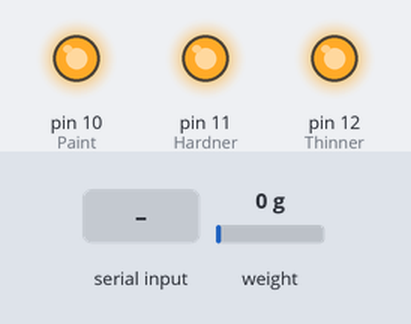
The sketch below on a simulated Arduino Uno, built with avr-gcc and run on an emulated ATmega328P. Shown: output pins drawn as LEDs (lit = HIGH). Dashed ring = blinking. Inputs (shaded band) come from the test bench; at power-on: weight on the scale 0 g. What the sketch prints to the serial monitor is not drawn.

Above: at 3.6 s.
3.7 s: "F90\n" received over Serial
At 6.3 s:
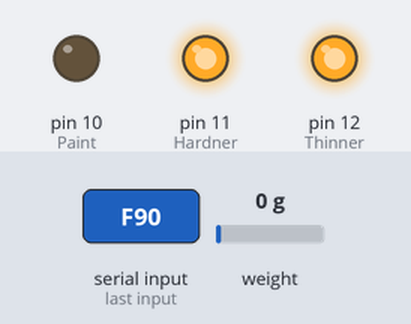
6.6 s: weight on the scale set to 61 g
9.6 s: weight on the scale set to 73 g
At 10.8 s:
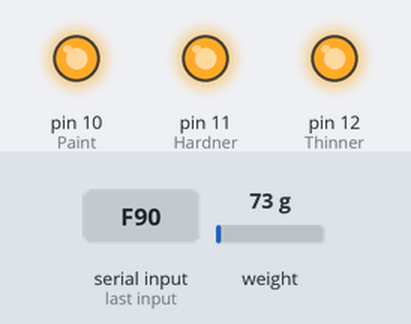
12.6 s: weight on the scale set to 87 g
At 15.4 s:
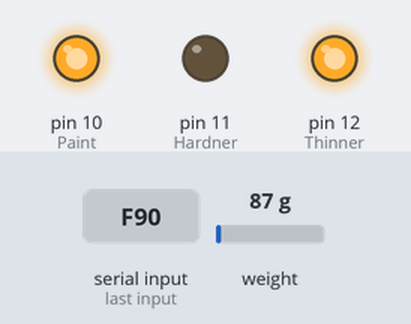
15.6 s: weight on the scale set to 139 g
18.6 s: weight on the scale set to 166 g
At 19.4 s:
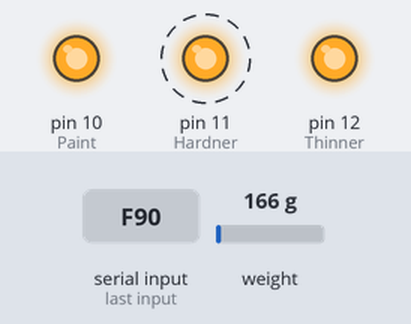
Timing chart, 0 to 22.6 s (numbered marks = the images above; inputs shaded):
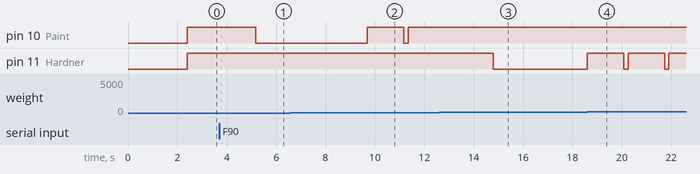

Measured:
- the behaviour switches between 69 and 70 g on weight on the scale (found by bisection; images 1 and 2)
- the behaviour switches between 79 and 80 g on weight on the scale (found by bisection; images 2 and 3)
- the behaviour switches between 156 and 157 g on weight on the scale (found by bisection; images 3 and 4)
- after the input at 3.7 s, pin 10 (Paint): HIGH → LOW after 1.5 s
- after the input at 9.6 s, pin 10 (Paint): LOW → HIGH after 0.10 s, → LOW 1.5 s later, → HIGH 0.18 s later
- after the input at 12.6 s, pin 10 (Paint): stops changing and stays HIGH; pin 11 (Hardner): HIGH → LOW after 2.2 s
- after the input at 18.6 s, pin 11 (Hardner): alternates HIGH for 1.5 s and LOW for 0.18 s, starting at once

The sketch:

paint-mixer-slave.ino
```cpp
#include <HX711_ADC.h>
#include <EEPROM.h>

const int densityPaint= 1; //g/ml
const int densityHardner= 1; //g/ml
const int densityThinner= 1; //g/ml

//pins
const int Paint=10;
const int Hardner=11;
const int Thinner=12;
const int HX711_dout = 4; //mcu > HX711 dout pin
const int HX711_sck = 5; //mcu > HX711 sck pin

//HX711 constructor:
HX711_ADC LoadCell(HX711_dout, HX711_sck);
const int calVal_eepromAdress = 0;

//global variables
float lastWeight;


void setup() {
  // put your setup code here, to run once:
  Serial.begin(57600);
  Serial.println("Starting...");
  loadcellStartup();
  pumpStartup();
}

void loop() {
  // put your main code here, to run repeatedly:


  if (Serial.available() > 0) {
    char rChar = Serial.read(); // Read the incoming byte (character)
    Serial.print(rChar); // Echo the received character to the Serial Monitor
    // Determine action based on received character
    switch(rChar) {
      case 'M':
       // Handle manual control based on further serial input
       manual();
        break;
      case 'F':
        // Handle fill operation
        readFill();
        break;
      // Add cases for other operations as needed
    }
  }


//Fill(100,25,25,50);

printLoad(1);

}

float readLoad(){

 static boolean newDataReady = 0;

  // check for new data/start next conversion:
  if (LoadCell.update()) newDataReady = true;

  // get value from the loadcell:
  if (newDataReady) {
      float i = LoadCell.getData();
      newDataReady = 0;
      lastWeight=i;
    }
    return lastWeight;
}

void printLoad(int j){
  for (int i = 0;i < j; i++) {
      float w=readLoad();
      Serial.print("Load_cell output val: ");
      Serial.println(w);
    }

}

void pumpStartup(){
  pinMode(Paint, OUTPUT);
  pinMode(Hardner, OUTPUT);
  pinMode(Thinner, OUTPUT);

  digitalWrite(Paint, HIGH);
  digitalWrite(Hardner, HIGH);
  digitalWrite(Thinner, HIGH);
}

void loadcellStartup(){
  LoadCell.begin();
  //LoadCell.setReverseOutput(); //uncomment to turn a negative output value to positive
  float calibrationValue; // calibration value (see example file "Calibration.ino")
  calibrationValue = 696.0; // uncomment this if you want to set the calibration value in the sketch
  EEPROM.get(calVal_eepromAdress, calibrationValue); // uncomment this if you want to fetch the calibration value from eeprom

  unsigned long stabilizingtime = 2000; // preciscion right after power-up can be improved by adding a few seconds of stabilizing time
  boolean _tare = true; //set this to false if you don't want tare to be performed in the next step
  LoadCell.start(stabilizingtime, _tare);
  if (LoadCell.getTareTimeoutFlag()) {
    Serial.println("Timeout, check MCU>HX711 wiring and pin designations");
    while (1);
  }
  else {
    LoadCell.setCalFactor(calibrationValue); // set calibration value (float)
    Serial.println("Startup is complete");
  }

}

void pumpsOff(){
  digitalWrite(Paint, HIGH);
  digitalWrite(Hardner, HIGH);
  digitalWrite(Thinner, HIGH);
}


void manual(){
  delay(15);
  while (Serial.available() > 0) {
    delay(20);
    char mChar = Serial.read(); // Read the incoming byte (character)
    Serial.print(mChar); // Echo the received character to the Serial Monitor

    // Determine action based on received character
    if (mChar=='1'){digitalWrite(Paint, LOW);}
    else if (mChar=='2'){digitalWrite(Hardner, LOW);}
    else if (mChar=='3'){digitalWrite(Thinner, LOW);}
    else if (mChar=='4'){
      digitalWrite(Paint, LOW);
      digitalWrite(Hardner, LOW);
      digitalWrite(Thinner, LOW);
      }
  }
  pumpsOff();
}

void Fillml(int comp, int ml){ //fills a set amount of ml on top of existing liquid
 int density;
 if(comp==Paint){density=densityPaint;}
 else if(comp==Hardner){density=densityHardner;}
 else if(comp==Thinner){density=densityThinner;}

  float local_w=0;
  float old_w=readLoad();
  while (local_w<ml*density){
  digitalWrite(comp, LOW);
  local_w=readLoad()-old_w;
  Serial.print("Load_cell output val: ");
  Serial.println(local_w);
  }
  digitalWrite(comp, HIGH);
}

void Fillml_accurate(int comp, int ml){ //accuratly fill liquid
  int density=0;
  if(comp==Paint){density=densityPaint;}
  else if(comp==Hardner){density=densityHardner;}
  else if(comp==Thinner){density=densityThinner;}


  float alocal_w=0;
  printLoad(300);
  float aold_w=readLoad();
  Fillml(comp,ml-10); //coarse

  for (int i = 0;i < 300; i++) {
    alocal_w=readLoad()-aold_w;
    Serial.print("Load_cell output val: ");
    Serial.println(alocal_w);
  }

  alocal_w=readLoad()-aold_w;

  if(comp!=Paint){
    while (alocal_w<(ml*density)-1){ //medium
      digitalWrite(comp, LOW);
      delay(500);
      digitalWrite(comp, HIGH);

      for (int i = 0;i < 300; i++) {
        alocal_w=readLoad()-aold_w;
        Serial.print("Load_cell output val: ");
        Serial.println(alocal_w);
      }
    }
  }

  while (alocal_w<(ml*density)){ //fine
     digitalWrite(comp, LOW);
     delay(175);
     digitalWrite(comp, HIGH);

    for (int i = 0;i < 300; i++) {
    alocal_w=readLoad()-aold_w;
    Serial.print("Load_cell output val: ");
    Serial.println(alocal_w);
    }

  }
}

void Fill(float totalml,float PaintPercent, float HardnerPercent,float ThinnerPercent){ //takes in the total amount of wanted paint and the percentages of the different components
  totalml-=0.5;
  float Paintml=(totalml*(PaintPercent/100));
  float Hardnerml=(totalml*(HardnerPercent/100));
  float Thinnerml=(totalml*(ThinnerPercent/100));

  Fillml_accurate(Paint,Paintml);
  delay(500);
  Fillml_accurate(Hardner,Hardnerml);
  delay(500);
  Fillml_accurate(Thinner,Thinnerml);
  delay(500);
}

void readFill(){
  delay(50);
    if (Serial.available() > 0) {
    // Read the incoming string until newline character
    String rString = Serial.readStringUntil('\n');

    // Split the string by commas and convert each part to an integer
    int firstCommaIndex = rString.indexOf(',');
    int secondCommaIndex = rString.indexOf(',', firstCommaIndex + 1);
    int thirdCommaIndex = rString.indexOf(',', secondCommaIndex + 1);

    // Convert each substring to an integer
    int Tot = rString.substring(0, firstCommaIndex).toInt();
    int P = rString.substring(firstCommaIndex + 1, secondCommaIndex).toInt();
    int H = rString.substring(secondCommaIndex + 1, thirdCommaIndex).toInt();
    int T = rString.substring(thirdCommaIndex + 1).toInt(); // To the end of the string

    // Print the numbers to confirm

   Fill(Tot,P,H,T);
  }
  else{Serial.println("ERROR: Data not recieved.");}
  delay(2000);
}
```
